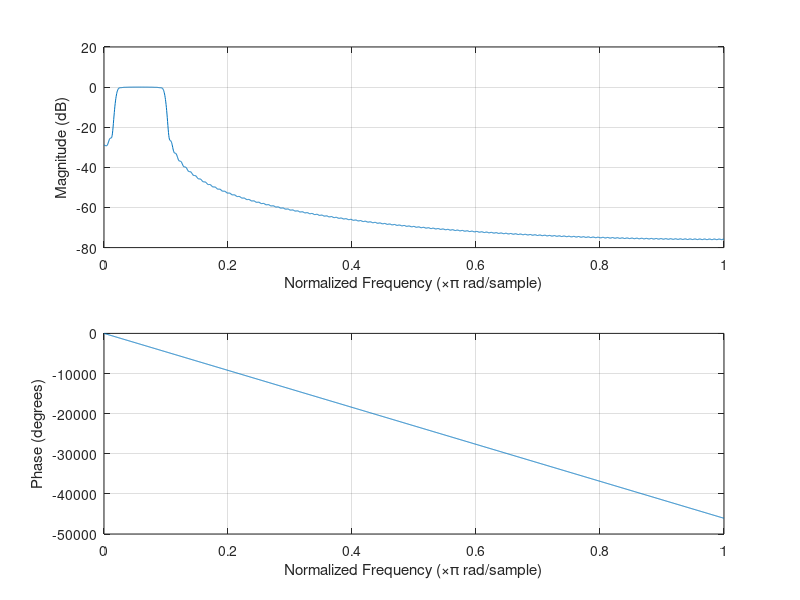
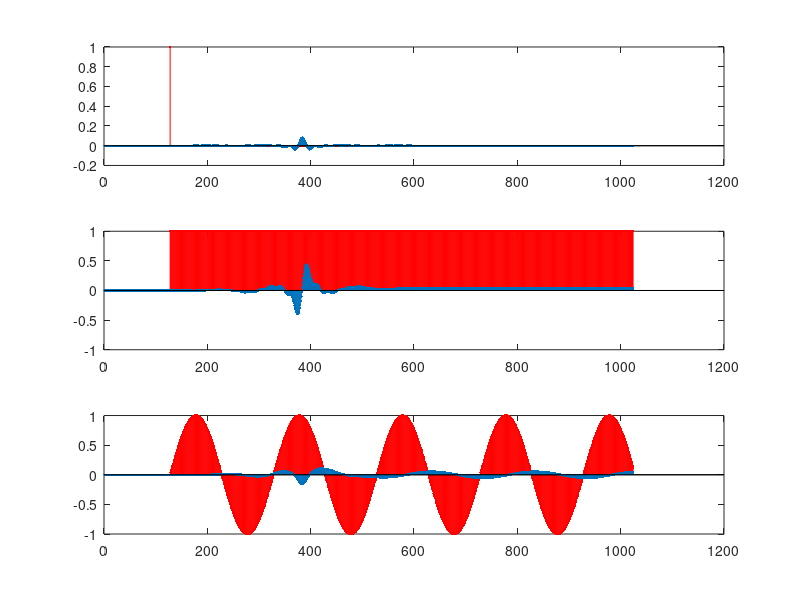
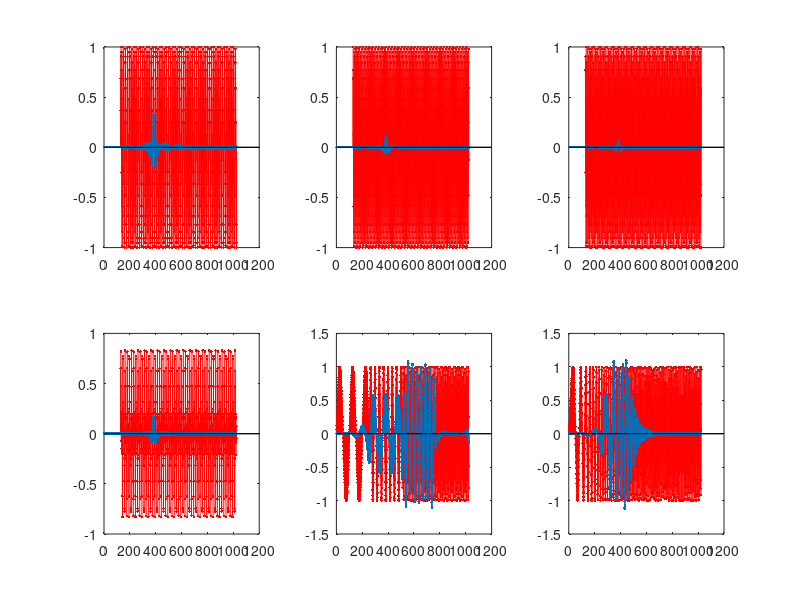
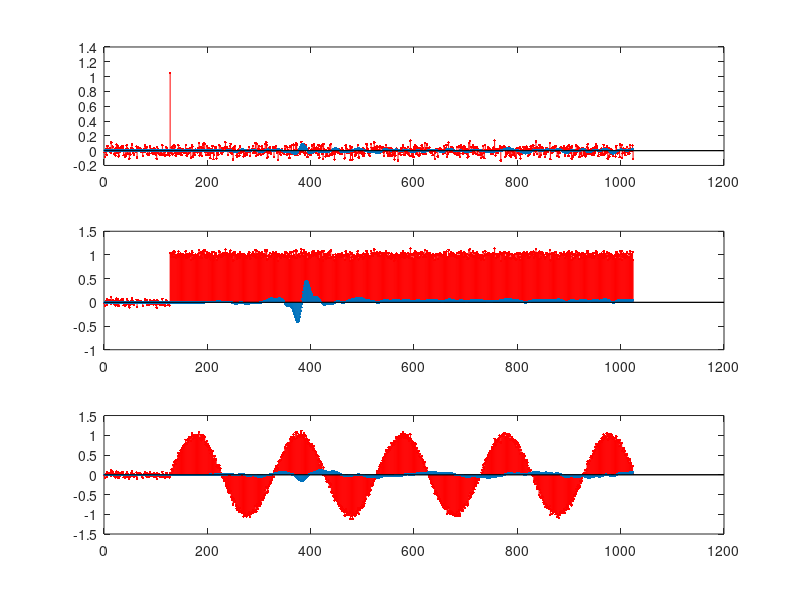

Recreate these plots in MATLAB, in order.
% FIR design
%
% Universidad Autonoma de Queretaro
% Electronica Avanzada III
% Rene de Jesus Romero Troncoso

clear all;

%%%%%%%%%%%%%%%%%%%%%%%%%%%%%%%%%%%%%%%%%%%%%%%%%%%%%%
% Step 1
% Load input signals
%     Impulse128w       Step128w         Sine05_128w
%     Sine60_128w       Sine120_128w     Sine180_128w
%     Harmonic60_128w   SineTime4w       Chirp5_100w
%     WhiteNoise01w
%%%%%%%%%%%%%%%%%%%%%%%%%%%%%%%%%%%%%%%%%%%%%%%%%%%%%%

% Load input signals
load Impulse128gen;
load Step128gen;
load Sine05_128gen;
load Sine60_128gen;
load Sine120_128gen;
load Sine180_128gen;
load Harmonic60_128gen;
load SineTime4gen;
load Chirp5_100gen;
load WhiteNoise01gen;

%%%%%%%%%%%%%%%%%%%%%%%%%%%%%%%%%%%%%%%%%%%%%%%%%%%%%%
% Step 2
% FIR filter design with the window method
%%%%%%%%%%%%%%%%%%%%%%%%%%%%%%%%%%%%%%%%%%%%%%%%%%%%%%

% User parameters
% Sampling frequency in Hz
Fs = 10000.0;
% Filter order
%     For LP and BP, N can be any order
%     For HP and BS, N must be even
N  = 512;
% Cutoff frequency
%     For LP and HP, Fc is a single value
%     For BP and BS, Fc is an ordered array [fc1 fc2]
Fc = [100.0, 500.0];
% Filter window
%     Check matlab help for available windows
W  = window(@bartlett,N+1);

% Computation
% Normalized cutoff frequency
Fn = 2.0*Fc/Fs;
% Digital FIR filter with the window method
%     LP 'low'     HP 'high'     BP 'bandpass'     BS 'stop'
a  = fir1(N,Fn,'bandpass',W);

%%%%%%%%%%%%%%%%%%%%%%%%%%%%%%%%%%%%%%%%%%%%%%%%%%%%%%
% Step 3
% Floating-point analysis
%%%%%%%%%%%%%%%%%%%%%%%%%%%%%%%%%%%%%%%%%%%%%%%%%%%%%%

% Frequency response

figure(1);
freqz(a);

% Standard response
b = 1.0;
y1 = filter(a,b,Impulse128w);
y2 = filter(a,b,Step128w);
y3 = filter(a,b,Sine05_128w);
figure(2);
subplot(3,1,1), stem(Impulse128w,'r.'), hold on, stem(y1,'.'), hold off;
subplot(3,1,2), stem(Step128w,'r.'), hold on, stem(y2,'.'), hold off;
subplot(3,1,3), stem(Sine05_128w,'r.'), hold on, stem(y3,'.'), hold off;

% Extended response
y4 = filter(a,b,Sine60_128w);
y5 = filter(a,b,Sine120_128w);
y6 = filter(a,b,Sine180_128w);
y7 = filter(a,b,Harmonic60_128w);
y8 = filter(a,b,SineTime4w);
y9 = filter(a,b,Chirp5_100w);
figure(3);
subplot(2,3,1), stem(Sine60_128w,'r.'), hold on, stem(y4,'.'), hold off;
subplot(2,3,2), stem(Sine120_128w,'r.'), hold on, stem(y5,'.'), hold off;
subplot(2,3,3), stem(Sine180_128w,'r.'), hold on, stem(y6,'.'), hold off;
subplot(2,3,4), stem(Harmonic60_128w,'r.'), hold on, stem(y7,'.'), hold off;
subplot(2,3,5), stem(SineTime4w,'r.'), hold on, stem(y8,'.'), hold off;
subplot(2,3,6), stem(Chirp5_100w,'r.'), hold on, stem(y9,'.'), hold off;

% Noise effects
x10 = Impulse128w + 0.05*WhiteNoise01w;
x11 = Step128w    + 0.05*WhiteNoise01w;
x12 = Sine05_128w + 0.05*WhiteNoise01w;
y10 = filter(a,b,x10);
y11 = filter(a,b,x11);
y12 = filter(a,b,x12);
figure(4);
subplot(3,1,1), stem(x10,'r.'), hold on, stem(y10,'.'), hold off;
subplot(3,1,2), stem(x11,'r.'), hold on, stem(y11,'.'), hold off;
subplot(3,1,3), stem(x12,'r.'), hold on, stem(y12,'.'), hold off;

%%%%%%%%%%%%%%%%%%%%%%%%%%%%%%%%%%%%%%%%%%%%%%%%%%%%%%
% Step 4
% Quantization
%%%%%%%%%%%%%%%%%%%%%%%%%%%%%%%%%%%%%%%%%%%%%%%%%%%%%%

% User parameters
n1 = 18;     % Signal bits
n2 = 18;     % Coefficient bits

% Signal quantization
R = 2.0*max(abs(max(Impulse128w)),abs(min(Impulse128w)));
Impulse128wq = R*floor(Impulse128w*2^n1/R+0.5)/2^n1;
R = 2.0*max(abs(max(Step128w)),abs(min(Step128w)));
Step128wq = R*floor(Step128w*2^n1/R+0.5)/2^n1;
R = 2.0*max(abs(max(Sine05_128w)),abs(min(Sine05_128w)));
Sine05_128wq = R*floor(Sine05_128w*2^n1/R+0.5)/2^n1;
R = 2.0*max(abs(max(Sine60_128w)),abs(min(Sine60_128w)));
Sine60_128wq = R*floor(Sine60_128w*2^n1/R+0.5)/2^n1;
R = 2.0*max(abs(max(Sine120_128w)),abs(min(Sine120_128w)));
Sine120_128wq = R*floor(Sine120_128w*2^n1/R+0.5)/2^n1;
R = 2.0*max(abs(max(Sine180_128w)),abs(min(Sine180_128w)));
Sine180_128wq = R*floor(Sine180_128w*2^n1/R+0.5)/2^n1;
R = 2.0*max(abs(max(Harmonic60_128w)),abs(min(Harmonic60_128w)));
Harmonic60_128wq = R*floor(Harmonic60_128w*2^n1/R+0.5)/2^n1;
R = 2.0*max(abs(max(SineTime4w)),abs(min(SineTime4w)));
SineTime4wq = R*floor(SineTime4w*2^n1/R+0.5)/2^n1;
R = 2.0*max(abs(max(Chirp5_100w)),abs(min(Chirp5_100w)));
Chirp5_100wq = R*floor(Chirp5_100w*2^n1/R+0.5)/2^n1;

% Coefficient quantization
R = 2.0*max(abs(max(a)),abs(min(a)));
aq = R*floor(a*2^n2/R+0.5)/2^n2;

%%%%%%%%%%%%%%%%%%%%%%%%%%%%%%%%%%%%%%%%%%%%%%%%%%%%%%
% Step 5
% Fixed-point analysis
%%%%%%%%%%%%%%%%%%%%%%%%%%%%%%%%%%%%%%%%%%%%%%%%%%%%%%

% Frequency response
figure(5);
freqz(aq);

% Standard response
z1 = filter(aq,b,Impulse128wq);
z2 = filter(aq,b,Step128wq);
z3 = filter(aq,b,Sine05_128wq);
figure(6);
subplot(3,1,1), stem(y1,'r.'), hold on, stem(z1,'.'), hold off;
subplot(3,1,2), stem(y2,'r.'), hold on, stem(z2,'.'), hold off;
subplot(3,1,3), stem(y3,'r.'), hold on, stem(z3,'.'), hold off;

% Extended response
z4 = filter(aq,b,Sine60_128wq);
z5 = filter(aq,b,Sine120_128wq);
z6 = filter(aq,b,Sine180_128wq);
z7 = filter(aq,b,Harmonic60_128wq);
z8 = filter(aq,b,SineTime4wq);
z9 = filter(aq,b,Chirp5_100wq);
figure(7);
subplot(2,3,1), stem(y4,'r.'), hold on, stem(z4,'.'), hold off;
subplot(2,3,2), stem(y5,'r.'), hold on, stem(z5,'.'), hold off;
subplot(2,3,3), stem(y6,'r.'), hold on, stem(z6,'.'), hold off;
subplot(2,3,4), stem(y7,'r.'), hold on, stem(z7,'.'), hold off;
subplot(2,3,5), stem(y8,'r.'), hold on, stem(z8,'.'), hold off;
subplot(2,3,6), stem(y9,'r.'), hold on, stem(z9,'.'), hold off;

% Noise effects
w10 = Impulse128wq + 0.05*WhiteNoise01w;
w11 = Step128wq    + 0.05*WhiteNoise01w;
w12 = Sine05_128wq + 0.05*WhiteNoise01w;
z10 = filter(aq,b,w10);
z11 = filter(aq,b,w11);
z12 = filter(aq,b,w12);
figure(8);
subplot(3,1,1), stem(y10,'r.'), hold on, stem(z10,'.'), hold off;
subplot(3,1,2), stem(y11,'r.'), hold on, stem(z11,'.'), hold off;
subplot(3,1,3), stem(y12,'r.'), hold on, stem(z12,'.'), hold off;

% Quantization-error behavior
e1 = y1 - z1;
e2 = y2 - z2;
e3 = y3 - z3;
figure(9);
subplot(3,1,1), stem(e1,'.');
subplot(3,1,2), stem(e2,'.');
subplot(3,1,3), stem(e3,'.');

% Pole-zero location
figure(10);
zplane(a,b);
figure(11);
zplane(aq,b);